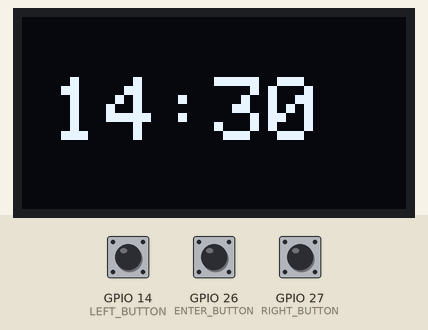
Recording of a sketch running on a simulated ESP32. Shown: 128×64 one-colour display. The inputs (shaded band) are chosen by the test bench; at power-on: GPIO 26 (ENTER_BUTTON) HIGH, GPIO 14 (LEFT_BUTTON) HIGH, GPIO 27 (RIGHT_BUTTON) HIGH.

Above: at 1.2 s.
1.3 s: GPIO 26 (ENTER_BUTTON) pulled LOW for 0.15 s
At 2.2 s:
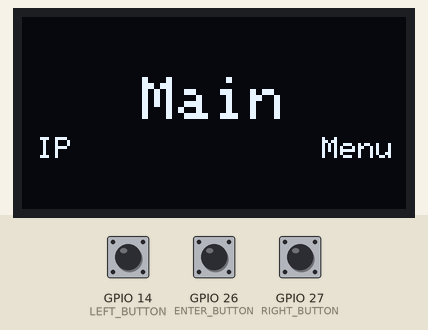
4.4 s: GPIO 14 (LEFT_BUTTON) pulled LOW for 1 s
At 6.5 s:
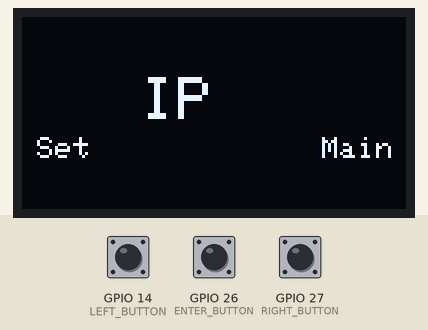
6.9 s: GPIO 27 (RIGHT_BUTTON) pulled LOW for 3.2 s
At 11.0 s:
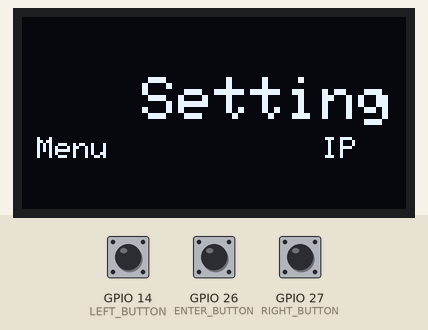
11.6 s: GPIO 27 (RIGHT_BUTTON) pulled LOW for 0.15 s
At 12.5 s:
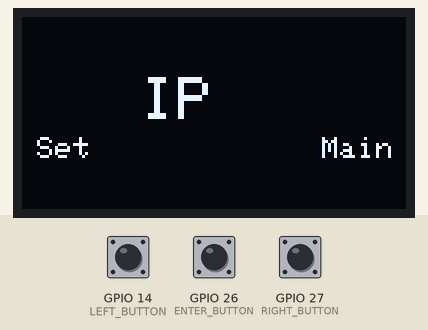
14.7 s: GPIO 27 (RIGHT_BUTTON) pulled LOW for 1 s
At 15.06 s:
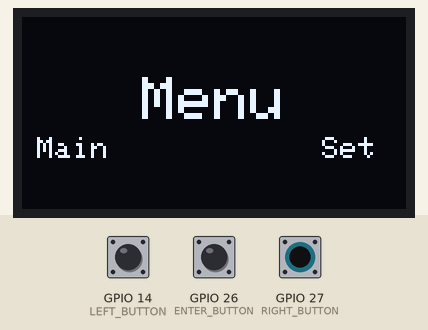
Timing chart, 0 to 17.7 s (numbered marks = the images above; inputs shaded):
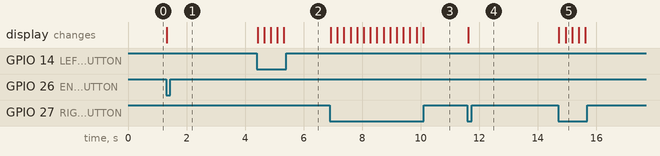

The sketch:

oled-MenuPro.ino
```cpp
#include <Wire.h>
#include <Adafruit_GFX.h>
#include <Adafruit_SSD1306.h>
#include <TimeLib.h>

#define SCREEN_WIDTH 128
#define SCREEN_HEIGHT 64
#define OLED_RESET    -1  // Reset pin # (or -1 if sharing Arduino reset pin)
Adafruit_SSD1306 display(SCREEN_WIDTH, SCREEN_HEIGHT, &Wire, OLED_RESET);

// Button GPIO pins
#define UP_BUTTON 12
#define DOWN_BUTTON 13
#define LEFT_BUTTON 14
#define RIGHT_BUTTON 27
#define ENTER_BUTTON 26

enum ScreenState { CLOCK, MENU };
ScreenState currentState = CLOCK;
unsigned long lastPressTime = 0;
int menuOption = 0;
const int numOptions = 4; // Number of menu options

void setup() {
  Serial.begin(115200);

  if (!display.begin(SSD1306_SWITCHCAPVCC, 0x3C)) {
    Serial.println(F("SSD1306 allocation failed"));
    for (;;);
  }
  display.clearDisplay();

  pinMode(UP_BUTTON, INPUT_PULLUP);
  pinMode(DOWN_BUTTON, INPUT_PULLUP);
  pinMode(LEFT_BUTTON, INPUT_PULLUP);
  pinMode(RIGHT_BUTTON, INPUT_PULLUP);
  pinMode(ENTER_BUTTON, INPUT_PULLUP);

  setTime(14, 30, 0, 1, 1, 2023); // HH, MM, SS, D, M, Y

  showClock();
}

void loop() {
  if (digitalRead(LEFT_BUTTON) == LOW) { navigateLeft(); delay(200); }
  if (digitalRead(RIGHT_BUTTON) == LOW) { navigateRight(); delay(200); }
  if (digitalRead(ENTER_BUTTON) == LOW) { selectOption(); delay(200); }

  if (currentState == MENU && (millis() - lastPressTime > 5000)) {
    currentState = CLOCK;
    showClock();
  }

  if (currentState == CLOCK && (millis() % 1000 == 0)) {
    showClock();
  }
}

void showClock() {
  display.clearDisplay();
  display.setTextSize(3);
  display.setTextColor(SSD1306_WHITE);

  display.setCursor(10, 20);
  display.printf("%02d:%02d", hour(), minute());
  display.display();
}

void showMenu() {
  display.clearDisplay();

  // Display centered main option in large font
  display.setTextSize(2);
  display.setTextColor(SSD1306_WHITE);
  display.setCursor(40, 20); // Centered position for main option

  // Display the main option
  switch (menuOption) {
    case 0: display.print("Main"); break;
    case 1: display.print("Menu"); break;
    case 2: display.print("Setting"); break;
    case 3: display.print("IP"); break;
  }

  // Display adjacent options as smaller squares
  display.setTextSize(1);
  int prevOption = (menuOption - 1 + numOptions) % numOptions;
  int nextOption = (menuOption + 1) % numOptions;

  // Left of center
  display.setCursor(5, 40);
  display.print(getOptionLabel(prevOption));

  // Right of center
  display.setCursor(100, 40);
  display.print(getOptionLabel(nextOption));

  display.display();
}

String getOptionLabel(int option) {
  switch (option) {
    case 0: return "Main";
    case 1: return "Menu";
    case 2: return "Set";
    case 3: return "IP";
    default: return "";
  }
}

void navigateLeft() {
  lastPressTime = millis();
  if (currentState == MENU) {
    menuOption = (menuOption > 0) ? menuOption - 1 : numOptions - 1;
    showMenu();
  }
}

void navigateRight() {
  lastPressTime = millis();
  if (currentState == MENU) {
    menuOption = (menuOption + 1) % numOptions;
    showMenu();
  }
}

void selectOption() {
  lastPressTime = millis();
  if (currentState == CLOCK) {
    currentState = MENU;
    menuOption = 0;  // Start with the first menu option
    showMenu();
  } else {
    // Action for selected option, if needed
  }
}
```

Measured:
- after the input at 1.3 s, the display: changes at once (image 1)
- after the input at 4.4 s, the display: changes at once (image 2)
- after the input at 6.9 s, the display: first changes at once (image 3 shows a later state)
- after the input at 11.6 s, the display: changes at once (image 4)
- after the input at 14.7 s, the display: first changes at once (image 5 shows a later state)
